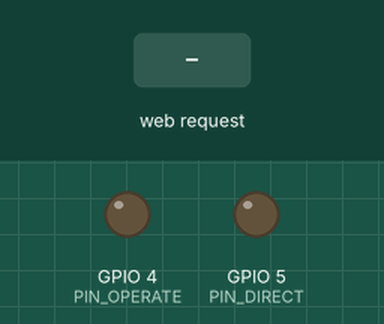
Bench run of a sketch on a simulated ESP8266 (NodeMCU). On the bench: output pins drawn as LEDs (lit = HIGH). Inputs (shaded band) come from the test bench. WiFi joins after 1.5 s; servers stay silent unless stated; what the sketch prints to the serial monitor is not drawn.

Above: at 0.0 s.
At 3.2 s:
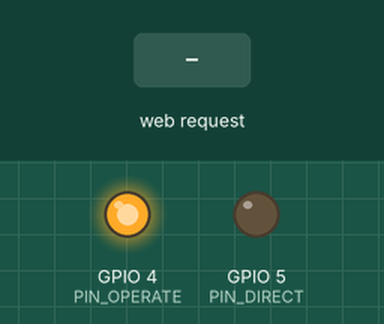
3.3 s: HTTP request GET /left received
4.8 s: HTTP request GET /right received
6.3 s: HTTP request GET /up received
Timing chart, 0 to 9.3 s (numbered marks = the images above; inputs shaded):
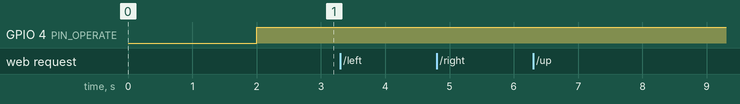

The sketch:

DreamRealizeCar.ino
```cpp
#include "DreamRealizeCar.h"

char *apSsid = "DreamingCar";
char *apPwd = "12345678";

const char *ssid = "car";
const char *pwd = "12345678";

void setup() {
    delay(2000);
    init(115200);
    initMode(0);
    initData();
    setCloseTime(0);

    beginWifiAp(apSsid, apPwd);
}

void loop() {
//    digitalWrite(4, LOW);   // Turn the LED on (Note that LOW is the voltage level
//    delayMicroseconds(1000);
//    digitalWrite(4, HIGH);  // Turn the LED off by making the voltage HIGH
//    delayMicroseconds(1000);
    handleTcpClient();
    fly();
}
```

DreamRealizeCar.h
```cpp
#ifndef _DREAM_REALIZE_CAR_H_
#define _DREAM_REALIZE_CAR_H_

#include <ESP8266WiFi.h>
#include <WiFiClient.h>
#include <ESP8266WebServer.h>
#include <EEPROM.h>     //导入Flash库文件

ESP8266WebServer webServer(80);     // 开启http服务端口
WiFiServer wifiServer(81);          // 开启Tcp服务断开
/**
 * 初始化Esp8266
 * @param bote 波特率
 */
void init(int bote) {
    Serial.begin(bote);     // 开启传输波特率
}

/**
 * 设置wifi模式
 * @param mode
 * 0：AP
 * 1：STA
 * 2：AP+STA
 */
void initMode(int mode) {
    switch (mode) {
        case 0:
            WiFi.mode(WIFI_AP);
            break;
        case 1:
            WiFi.mode(WIFI_STA);
            break;
        case 2:
            WiFi.mode(WIFI_AP_STA);
            break;
    }
}


// ==============================     Ap     =============================
/**
 * setup()
 * AP模式：等待设备连接
 * @param ssid
 * @param pwd
 */
void beginWifiAp(const char *ssid,const char *pwd) {
    Serial.println();
    Serial.print("Ap名称：");
    Serial.print(ssid);
    Serial.print(";   Ap密码：");
    Serial.println(pwd);

    WiFi.softAP(ssid, pwd);

    IPAddress myIp = WiFi.softAPIP();
    Serial.print("AP IP address: ");
    Serial.println(myIp);

    wifiServer.begin();
    //webServer.on("/wifi", dealIpSetting);
    //webServer.begin();
}

// ================================   Sta   =========================================

WiFiClient myClient;            // 只能响应最新的连接
long updateTime = 0;            // socket的更新时间
long autoCloseTime = 15000;     // socket 15秒无通信则关闭( >0:生效; <=0:长连接)

/**
 * 自动关闭时间
 **/
void setCloseTime(long closeTime){
    autoCloseTime = closeTime;
}

/**
 * 为数据添加头数据:数据长度(4个字节)
 **/
void sendMsg(char *arr){
    char head[4];
    for(int i = 0; i < 4; i++){
        head[i] = 0x00;
    }

    int length = strlen(arr);
    for(int i = 3; i >= 0; i--){
        int count = length % 256;
        length = length / 256;
        head[i] = count;
        if(length <= 0){
            break;
        }
    }

    myClient.write(head, 4);
    myClient.write(arr);
}


const int PIN_OPERATE = 4;      // 控制引脚
const int PIN_DIRECT = 5;       // 方向引脚
/**
 * 初始化数据
 */
void initData(){
    pinMode(PIN_OPERATE, OUTPUT);
    pinMode(PIN_DIRECT, OUTPUT);
}

/**
 * loop()
 * 起飞吧，小车
 **/
const int FIRST_DELAY = 1000;    // 最高每秒1000:2.5转速
int upOrDown = 0;       // 1:up ; 0:stop ; -1:down
int leftOrRight = 0;    // 1:left ; 0:stop ; -1:right
void fly(){
    int delayTime = FIRST_DELAY;
    if(upOrDown == 1){
        digitalWrite(PIN_DIRECT, LOW);
        digitalWrite(PIN_OPERATE, LOW);
        delayMicroseconds(FIRST_DELAY);
        digitalWrite(PIN_OPERATE, HIGH);
        delayMicroseconds(FIRST_DELAY);
    }else if(upOrDown == -1){
        digitalWrite(PIN_DIRECT, HIGH);
        digitalWrite(PIN_OPERATE, LOW);
        delayMicroseconds(FIRST_DELAY);
        digitalWrite(PIN_OPERATE, HIGH);
        delayMicroseconds(FIRST_DELAY);
    }else{
        digitalWrite(PIN_OPERATE, HIGH);
    }
}

/**
 * loop()
 * 处理
 **/
void handleTcpClient(){
//    if(WiFi.status() != WL_CONNECTED){
//        Serial.println("WiFi.status()");
//        return;
//    }

//    Serial.println("handleTcpClient");
    if(myClient && myClient.available()){
        String req = myClient.readStringUntil('\r');
        req.replace("\n","");
        Serial.println(req);
        if(req.length() > 0){
            if(req.equals("left")){
                leftOrRight = 1;
            }else if(req.equals("right")){
                leftOrRight = -1;
            }else if(req.equals("up")){
                upOrDown = 1;
            }else if(req.equals("down")){
                upOrDown = -1;
            }else if(req.equals("hStop")){
                leftOrRight = 0;
            }else if(req.equals("vStop")){
                upOrDown = 0;
            }
        }
        updateTime = millis();
    }

    if(myClient){
        // 如果时间溢出，则重新计时
        long currentTime = millis();
        if(currentTime < updateTime){
            updateTime = currentTime;
        }

        // 长时间不通信，则关闭socket
        if(autoCloseTime > 0 && currentTime - updateTime > autoCloseTime){
            myClient.stop();
            //Serial.println("主动关闭socket");
        }
    }

    //检查客户端是否已连接
    WiFiClient client = wifiServer.available();
    if (!client) {
        return;
    }

    if(myClient){
        myClient.stop();
    }
    myClient = client;
    updateTime = millis();
}

#endif
```

Measured:
- after the input at 3.3 s, every drawn part: stays the same
- after the input at 4.8 s, every drawn part: stays the same
- after the input at 6.3 s, every drawn part: stays the same
